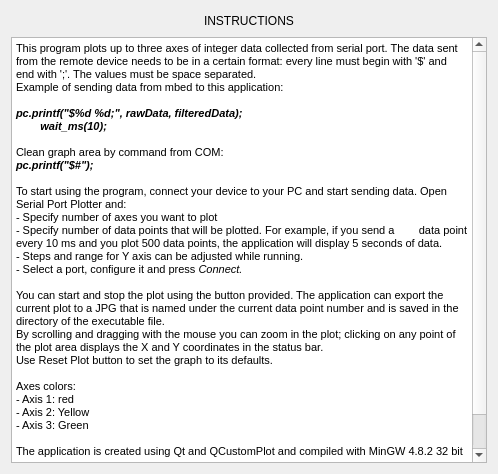
<?xml version="1.0" encoding="UTF-8"?>
<ui version="4.0">
 <class>HelpWindow</class>
 <widget class="QDialog" name="HelpWindow">
  <property name="geometry">
   <rect>
    <x>0</x>
    <y>0</y>
    <width>498</width>
    <height>474</height>
   </rect>
  </property>
  <property name="windowTitle">
   <string>Dialog</string>
  </property>
  <layout class="QGridLayout" name="gridLayout">
   <item row="0" column="0">
    <layout class="QHBoxLayout" name="horizontalLayout">
     <item>
      <spacer name="horizontalSpacer">
       <property name="orientation">
        <enum>Qt::Horizontal</enum>
       </property>
       <property name="sizeHint" stdset="0">
        <size>
         <width>40</width>
         <height>20</height>
        </size>
       </property>
      </spacer>
     </item>
     <item>
      <widget class="QLabel" name="label">
       <property name="text">
        <string>INSTRUCTIONS</string>
       </property>
      </widget>
     </item>
     <item>
      <spacer name="horizontalSpacer_2">
       <property name="orientation">
        <enum>Qt::Horizontal</enum>
       </property>
       <property name="sizeHint" stdset="0">
        <size>
         <width>40</width>
         <height>20</height>
        </size>
       </property>
      </spacer>
     </item>
    </layout>
   </item>
   <item row="1" column="0">
    <widget class="QTextEdit" name="textEdit">
     <property name="html">
      <string>&lt;!DOCTYPE HTML PUBLIC &quot;-//W3C//DTD HTML 4.0//EN&quot; &quot;http://www.w3.org/TR/REC-html40/strict.dtd&quot;&gt;
&lt;html&gt;&lt;head&gt;&lt;meta name=&quot;qrichtext&quot; content=&quot;1&quot; /&gt;&lt;style type=&quot;text/css&quot;&gt;
p, li { white-space: pre-wrap; }
&lt;/style&gt;&lt;/head&gt;&lt;body style=&quot; font-family:'MS Shell Dlg 2'; font-size:7.8pt; font-weight:400; font-style:normal;&quot;&gt;
&lt;p style=&quot; margin-top:0px; margin-bottom:0px; margin-left:0px; margin-right:0px; -qt-block-indent:0; text-indent:0px;&quot;&gt;&lt;span style=&quot; font-size:8pt;&quot;&gt;This program plots up to three axes of integer data collected from serial port. The data sent from the remote device needs to be in a certain format: every line must begin with '$' and end with ';'. The values must be space separated.&lt;/span&gt;&lt;/p&gt;
&lt;p style=&quot; margin-top:0px; margin-bottom:0px; margin-left:0px; margin-right:0px; -qt-block-indent:0; text-indent:0px;&quot;&gt;&lt;span style=&quot; font-size:8pt;&quot;&gt;Example of sending data from mbed to this application:&lt;/span&gt;&lt;/p&gt;
&lt;p style=&quot;-qt-paragraph-type:empty; margin-top:0px; margin-bottom:0px; margin-left:0px; margin-right:0px; -qt-block-indent:0; text-indent:0px; font-size:8pt;&quot;&gt;&lt;br /&gt;&lt;/p&gt;
&lt;p style=&quot; margin-top:0px; margin-bottom:0px; margin-left:0px; margin-right:0px; -qt-block-indent:0; text-indent:0px;&quot;&gt;&lt;span style=&quot; font-size:8pt; font-weight:600; font-style:italic;&quot;&gt;pc.printf(&amp;quot;$%d %d;&amp;quot;, rawData, filteredData);&lt;/span&gt;&lt;/p&gt;
&lt;p style=&quot; margin-top:0px; margin-bottom:0px; margin-left:0px; margin-right:0px; -qt-block-indent:0; text-indent:0px;&quot;&gt;&lt;span style=&quot; font-size:8pt; font-weight:600; font-style:italic;&quot;&gt;        wait_ms(10);&lt;/span&gt;&lt;/p&gt;
&lt;p style=&quot;-qt-paragraph-type:empty; margin-top:0px; margin-bottom:0px; margin-left:0px; margin-right:0px; -qt-block-indent:0; text-indent:0px; font-size:8pt; font-weight:600; font-style:italic;&quot;&gt;&lt;br /&gt;&lt;/p&gt;
&lt;p style=&quot; margin-top:0px; margin-bottom:0px; margin-left:0px; margin-right:0px; -qt-block-indent:0; text-indent:0px;&quot;&gt;&lt;span style=&quot; font-size:8pt;&quot;&gt;Clean graph area by command from COM:&lt;/span&gt;&lt;/p&gt;
&lt;p style=&quot; margin-top:0px; margin-bottom:0px; margin-left:0px; margin-right:0px; -qt-block-indent:0; text-indent:0px;&quot;&gt;&lt;span style=&quot; font-size:8pt; font-weight:600; font-style:italic;&quot;&gt;pc.printf(&amp;quot;$#&amp;quot;); &lt;/span&gt;&lt;/p&gt;
&lt;p style=&quot;-qt-paragraph-type:empty; margin-top:0px; margin-bottom:0px; margin-left:0px; margin-right:0px; -qt-block-indent:0; text-indent:0px; font-size:8pt;&quot;&gt;&lt;br /&gt;&lt;/p&gt;
&lt;p style=&quot; margin-top:0px; margin-bottom:0px; margin-left:0px; margin-right:0px; -qt-block-indent:0; text-indent:0px;&quot;&gt;&lt;span style=&quot; font-size:8pt;&quot;&gt;To start using the program, connect your device to your PC and start sending data. Open Serial Port Plotter and:&lt;/span&gt;&lt;/p&gt;
&lt;p style=&quot; margin-top:0px; margin-bottom:0px; margin-left:0px; margin-right:0px; -qt-block-indent:0; text-indent:0px;&quot;&gt;&lt;span style=&quot; font-size:8pt;&quot;&gt;- Specify number of axes you want to plot&lt;/span&gt;&lt;/p&gt;
&lt;p style=&quot; margin-top:0px; margin-bottom:0px; margin-left:0px; margin-right:0px; -qt-block-indent:0; text-indent:0px;&quot;&gt;&lt;span style=&quot; font-size:8pt;&quot;&gt;- Specify number of data points that will be plotted. For example, if you send a        data point every 10 ms and you plot 500 data points, the application will display 5 seconds of data. &lt;/span&gt;&lt;/p&gt;
&lt;p style=&quot; margin-top:0px; margin-bottom:0px; margin-left:0px; margin-right:0px; -qt-block-indent:0; text-indent:0px;&quot;&gt;&lt;span style=&quot; font-size:8pt;&quot;&gt;- Steps and range for Y axis can be adjusted while running.&lt;/span&gt;&lt;/p&gt;
&lt;p style=&quot; margin-top:0px; margin-bottom:0px; margin-left:0px; margin-right:0px; -qt-block-indent:0; text-indent:0px;&quot;&gt;&lt;span style=&quot; font-size:8pt;&quot;&gt;- Select a port, configure it and press&lt;/span&gt;&lt;span style=&quot; font-size:8pt; font-style:italic;&quot;&gt; Connect.&lt;/span&gt;&lt;/p&gt;
&lt;p style=&quot;-qt-paragraph-type:empty; margin-top:0px; margin-bottom:0px; margin-left:0px; margin-right:0px; -qt-block-indent:0; text-indent:0px; font-size:8pt; font-style:italic;&quot;&gt;&lt;br /&gt;&lt;/p&gt;
&lt;p style=&quot; margin-top:0px; margin-bottom:0px; margin-left:0px; margin-right:0px; -qt-block-indent:0; text-indent:0px;&quot;&gt;&lt;span style=&quot; font-size:8pt;&quot;&gt;You can start and stop the plot using the button provided. The application can export the current plot to a JPG that is named under the current data point number and is saved in the directory of the executable file. &lt;/span&gt;&lt;/p&gt;
&lt;p style=&quot; margin-top:0px; margin-bottom:0px; margin-left:0px; margin-right:0px; -qt-block-indent:0; text-indent:0px;&quot;&gt;&lt;span style=&quot; font-size:8pt;&quot;&gt;By scrolling and dragging with the mouse you can zoom in the plot; clicking on any point of the plot area displays the X and Y coordinates in the status bar. &lt;/span&gt;&lt;/p&gt;
&lt;p style=&quot; margin-top:0px; margin-bottom:0px; margin-left:0px; margin-right:0px; -qt-block-indent:0; text-indent:0px;&quot;&gt;&lt;span style=&quot; font-size:8pt;&quot;&gt;Use Reset Plot button to set the graph to its defaults. &lt;/span&gt;&lt;/p&gt;
&lt;p style=&quot;-qt-paragraph-type:empty; margin-top:0px; margin-bottom:0px; margin-left:0px; margin-right:0px; -qt-block-indent:0; text-indent:0px; font-size:8pt;&quot;&gt;&lt;br /&gt;&lt;/p&gt;
&lt;p style=&quot; margin-top:0px; margin-bottom:0px; margin-left:0px; margin-right:0px; -qt-block-indent:0; text-indent:0px;&quot;&gt;&lt;span style=&quot; font-size:8pt;&quot;&gt;Axes colors:&lt;/span&gt;&lt;/p&gt;
&lt;p style=&quot; margin-top:0px; margin-bottom:0px; margin-left:0px; margin-right:0px; -qt-block-indent:0; text-indent:0px;&quot;&gt;&lt;span style=&quot; font-size:8pt;&quot;&gt;- Axis 1: red&lt;/span&gt;&lt;/p&gt;
&lt;p style=&quot; margin-top:0px; margin-bottom:0px; margin-left:0px; margin-right:0px; -qt-block-indent:0; text-indent:0px;&quot;&gt;&lt;span style=&quot; font-size:8pt;&quot;&gt;- Axis 2: Yellow&lt;/span&gt;&lt;/p&gt;
&lt;p style=&quot; margin-top:0px; margin-bottom:0px; margin-left:0px; margin-right:0px; -qt-block-indent:0; text-indent:0px;&quot;&gt;&lt;span style=&quot; font-size:8pt;&quot;&gt;- Axis 3: Green&lt;/span&gt;&lt;/p&gt;
&lt;p style=&quot;-qt-paragraph-type:empty; margin-top:0px; margin-bottom:0px; margin-left:0px; margin-right:0px; -qt-block-indent:0; text-indent:0px; font-size:8pt;&quot;&gt;&lt;br /&gt;&lt;/p&gt;
&lt;p style=&quot; margin-top:0px; margin-bottom:0px; margin-left:0px; margin-right:0px; -qt-block-indent:0; text-indent:0px;&quot;&gt;&lt;span style=&quot; font-size:8pt;&quot;&gt;The application is created using Qt and QCustomPlot and compiled with MinGW 4.8.2 32 bit&lt;/span&gt;&lt;/p&gt;
&lt;p style=&quot;-qt-paragraph-type:empty; margin-top:0px; margin-bottom:0px; margin-left:0px; margin-right:0px; -qt-block-indent:0; text-indent:0px; font-size:8pt;&quot;&gt;&lt;br /&gt;&lt;/p&gt;
&lt;p style=&quot; margin-top:0px; margin-bottom:0px; margin-left:0px; margin-right:0px; -qt-block-indent:0; text-indent:0px;&quot;&gt;&lt;span style=&quot; font-size:8pt;&quot;&gt;Licence: GPL&lt;/span&gt;&lt;/p&gt;
&lt;p style=&quot; margin-top:0px; margin-bottom:0px; margin-left:0px; margin-right:0px; -qt-block-indent:0; text-indent:0px;&quot;&gt;&lt;span style=&quot; font-size:8pt;&quot;&gt;Author: Borislav&lt;/span&gt;&lt;/p&gt;&lt;/body&gt;&lt;/html&gt;</string>
     </property>
    </widget>
   </item>
  </layout>
 </widget>
 <resources/>
 <connections/>
</ui>
